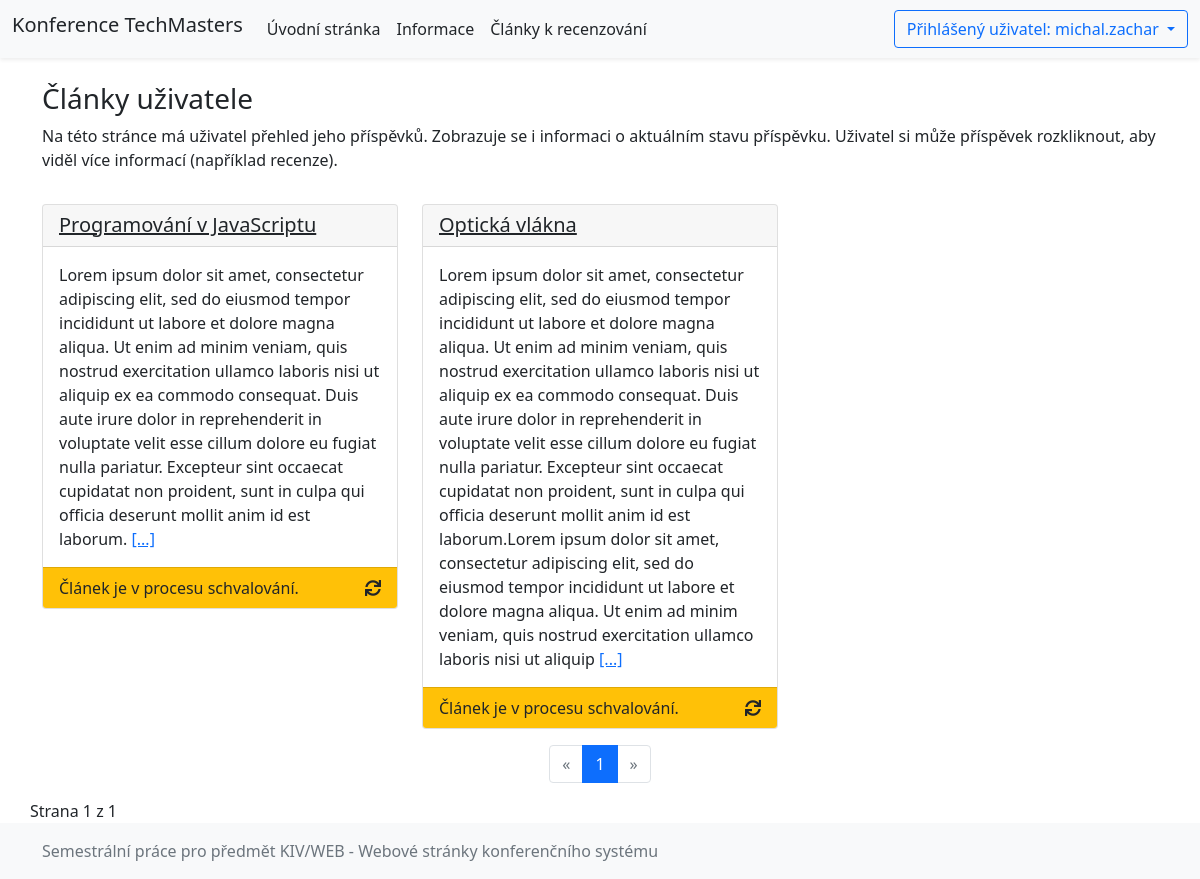
The app's page /KIV-WEB/www/index.php?page=user-articles (signed in) with its own data.
### tables this page shows
CREATE TABLE `articles` (
  `id_article` int(11) NOT NULL AUTO_INCREMENT,
  `title` text NOT NULL,
  `abstract` longtext NOT NULL,
  `file` longblob NOT NULL,
  `time_posted` timestamp NOT NULL DEFAULT current_timestamp(),
  `state` int(1) NOT NULL DEFAULT 0,
  `id_author` int(11) NOT NULL,
  PRIMARY KEY (`id_article`),
  KEY `articles_ibfk_1` (`id_author`),
  CONSTRAINT `articles_ibfk_1` FOREIGN KEY (`id_author`) REFERENCES `users` (`id_user`) ON DELETE CASCADE
);

### KIV-WEB/app/ApplicationStart.class.php (called while the page is built, shortened)
<?php
class ApplicationStart {
    public function appStart(){
        if(isset($_GET["page"]) && array_key_exists($_GET["page"], WEB_PAGES)){
            $pageKey = $_GET["page"];
        } else {
            $pageKey = DEFAULT_WEB_PAGE_KEY;
        }
        $pageInfo = WEB_PAGES[$pageKey];
        $controller = new $pageInfo["controller_class_name"];
        $tplData = $controller->show($pageInfo["title"]);
        $view = new $pageInfo["view_class_name"];
        $view->printOutput($tplData, $pageInfo["template_type"]);
    }
}
?>

### KIV-WEB/www/index.php (called while the page is built, shortened)
<?php
require_once("../myAutoloader.inc.php");
$app = new ApplicationStart();
$app->appStart();
?>

### KIV-WEB/myAutoloader.inc.php (called while the page is built, shortened)
<?php
spl_autoload_register(function ($className){
    $className = str_replace(BASE_NAMESPACE_NAME, BASE_APP_DIR_NAME, $className);
    $fileName = dirname(__FILE__) ."/". $className;
    $fileName = str_replace('\\', '/', $fileName);
    foreach(FILE_EXTENSIONS as $ext) {
        if (file_exists($fileName . $ext)) {
            $fileName .= $ext;
            break;
        }
    }
});
?>

### KIV-WEB/app/Models/DatabaseModel.class.php (called while the page is built, shortened)
<?php
class DatabaseModel {
    private static $database;
    private $pdo;
    private function __construct() {
        $this->pdo = new \PDO("mysql:host=".DB_SERVER.";dbname=".DB_NAME, DB_USER, DB_PASS);
        $this->pdo->exec("set names utf8");
    }
    public static function getDatabaseModel(){
        if(empty(self::$database)){
            self::$database = new DatabaseModel();
        }
        return self::$database;
    }
    public function getUserInfo(int $userId) {
        $q = "SELECT * FROM " . TABLE_USERS . " WHERE id_user = :id_user";
        $res = $this->pdo->prepare($q);
        $res->bindParam(':id_user', $userId);
        if($res->execute()) {
            return $res->fetchAll()[0];
        } else {
            return null;
        }
    }
    public function getUsersArticles(int $userId, $page = 1, $articlesPerPage = 10, int $abstractLength = 0, string $cond = "true") {
        $column = "SUBSTRING_INDEX(abstract, ' ', :length)";
        $q = "SELECT id_article, title, ".$column." as shortAbstract, state, time_posted FROM " . TABLE_ARTICLES . " WHERE id_author = :authorId AND " . $cond . " LIMIT :limit,:app;";
        $res = $this->pdo->prepare($q);
        if($abstractLength != 0) {
            $res->bindParam(":length", $abstractLength);
        }
        $limit = ($page-1)*$articlesPerPage;
        $res->bindParam(":app", $articlesPerPage, PDO::PARAM_INT);
        $res->bindParam(":limit", $limit, PDO::PARAM_INT);
        $res->bindParam(":authorId", $userId);
        if($res->execute()) {
            return $res->fetchAll();
        }
        return [];
    }
    public function getNumberOfUsersArticles($userId, $cond = "true"):int {
        $q = "SELECT COUNT(id_article) from " . TABLE_ARTICLES . " where id_author = :authorID AND " . $cond;
        $res = $this->pdo->prepare($q);
        $res->bindParam(":authorID", $userId);
        if($res->execute()) {
            return $res->fetch()[0];
        }
        return 0;
    }
}
?>

### KIV-WEB/app/Controllers/UserArticlesController.class.php (called while the page is built, shortened)
<?php
class UserArticlesController extends PageController {
    public function show(string $pageTitle): array {
        $tplData = parent::show($pageTitle);
        $articleNumber = $this->db->getNumberOfUsersArticles($this->login->getUserId());
        $app = 6;
        if(isset($_GET['p'])) {
            $tplData['page'] = htmlspecialchars($_GET['p']);
        } else {
            $tplData['page'] = 1;
        }
        $tplData['pages'] = ceil($articleNumber/$app);
        $tplData['articles'] = $this->db->getUsersArticles($this->login->getUserId(), $tplData['page'], $app,100);
        return $tplData;
    }
}

### KIV-WEB/app/Controllers/PageController.class.php (called while the page is built, shortened)
<?php
class PageController implements IController {
    protected $login;
    protected $db;
    public function __construct() {
        $this->login = new UserLoginModel();
        $this->db = DatabaseModel::getDatabaseModel();
    }
    public function show(string $pageTitle): array {
        $tplData = Alerts::alertArray();
        $tplData['title'] = $pageTitle;
        if($this->login->isUserLogged()) {
            $tplData['logged'] = $this->login->getUserName();
            $tplData['userInfo'] = $this->db->getUserInfo($this->login->getUserId());
        }
        return $tplData;
    }
}

### KIV-WEB/app/Models/UserLoginModel.class.php (called while the page is built, shortened)
<?php
class UserLoginModel {
    private $ses;
    private $dUserId = "id";
    private $dUserName = "username";
    public function __construct() {
        require_once("UserSessionModel.class.php");
        $this->ses = new UserSessionModel();
    }
    public function isUserLogged():bool {
        return $this->ses->isSessionSet($this->dUserName);
    }
    public function getUserId():int {
        if($this->isUserLogged()) {
            return (int) $this->ses->readSession($this->dUserId);
        }
        return 0;
    }
    public function getUserName() {
        if($this->isUserLogged()) {
            return $this->ses->readSession($this->dUserName);
        }
        return null;
    }
}

### KIV-WEB/app/Models/UserSessionModel.class.php (called while the page is built, shortened)
<?php
class UserSessionModel {
    public function isSessionSet(string $key):bool {
        return isset($_SESSION[$key]);
    }
    public function readSession(string $key) {
        if($this->isSessionSet($key)) {
            return $_SESSION[$key];
        } else {
            return null;
        }
    }
}

### KIV-WEB/app/Models/Alerts.class.php (called while the page is built, shortened)
<?php
class Alerts {
    public static function alertArray():array {
        $arr = [];
        $arr[self::ALERTS_SUCCESS] = [];
        $arr[self::ALERTS_WARNING] = [];
        $arr[self::ALERTS_DANGER] = [];
        return $arr;
    }
}

### KIV-WEB/app/Views/TemplatePlain/UserArticlesTemplate.tpl.php (the view, shortened to what this page needs)
<?php
global $tplData;
?>
<h3 class="h3"><?= $tplData['title']; ?></h3>
    <div class="row">
        <p>Na této stránce má uživatel přehled jeho příspěvků. Zobrazuje se i informaci o aktuálním stavu příspěvku.
        Uživatel si může příspěvek rozkliknout, aby viděl více informací (například recenze).
        </p>
    </div>
    <div class="row">
<?php
if(!empty($tplData['articles'])) {
    foreach($tplData['articles'] as $article) {
        $bgcolor = "bg-transparent";
        $info = "";
        $icon = "";
        $article['shortAbstract'] = \konference\Models\Utilities::printUnformated($article['shortAbstract']);
        switch($article['state']) {
            case 0:
                $bgcolor = "bg-warning";
                $info = "Článek je v procesu schvalování.";
                $icon = '<i class="fas fa-sync fa-spin"></i>';
                break;
        }
        echo '
            <div class="col-md-6 col-lg-4 mt-3">
            <div class="card">
                <div class="card-header">
                    <a class="h5 card-title text-body card-link" href="?page=article&article='.$article['id_article'].'">'.$article['title'].'</a>
                </div>
                <div class="card-body">
                    '.$article['shortAbstract'].' <a href="?page=article&article='.$article['id_article'].'">[...]</a>
                </div>
                <div class="card-footer '.$bgcolor.'">
                    '.$info.'<span class="float-end">'.$icon.'</span>
                </div>
            </div>
            </div>
        ';
    }
} else {
    echo "<h5 class='text-center mt-3'>Uživatel nemá žádné vytvořené příspěvky</h5>";
}
?>
</div>

### records on screen
articles: title "Programování v JavaScriptu", shortAbstract "Lorem ipsum dolor sit amet, consectetur adipiscing elit, sed do eiusmod tempor incididunt ut labore et dolore magna aliqua. Ut enim ad minim veniam, quis nostrud exercitation ullamco laboris nisi ut aliquip ex ea commodo consequat. Duis aute irure dolor in reprehenderit in voluptate velit esse cillum dolore eu fugiat nulla pariatur. Excepteur sint occaecat cupidatat non proident, sunt in culpa qui officia deserunt mollit anim id est laborum.", state "Článek je v procesu schvalování."
articles: title "Optická vlákna", shortAbstract "Lorem ipsum dolor sit amet, consectetur adipiscing elit, sed do eiusmod tempor incididunt ut labore et dolore magna aliqua. Ut enim ad minim veniam, quis nostrud exercitation ullamco laboris nisi ut aliquip ex ea commodo consequat. Duis aute irure dolor in reprehenderit in voluptate velit esse cillum dolore eu fugiat nulla pariatur. Excepteur sint occaecat cupidatat non proident, sunt in culpa qui officia deserunt mollit anim id est laborum.Lorem ipsum dolor sit amet, consectetur adipiscing elit, sed do eiusmod tempor incididunt ut labore et dolore magna aliqua. Ut enim ad minim veniam, quis nostrud exercitation ullamco laboris nisi ut aliquip", state "Článek je v procesu schvalování."

### other values on screen
WEB_TITLE "Konference TechMasters"
WEB_PAGES['uvod']['title'] "Úvodní stránka"
WEB_PAGES['information']['title'] "Informace"
$tplData['logged'] "michal.zachar"
$tplData['title'] "Články uživatele"
$page "1"
$pages "1"
